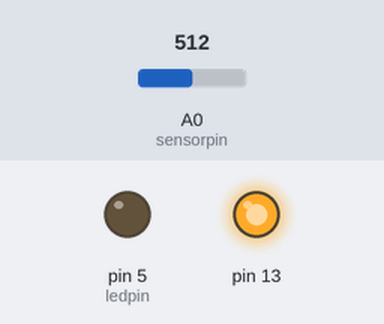
Bench run of a sketch on a simulated Arduino Uno, built with avr-gcc and run on an emulated ATmega328P. Shown: output pins drawn as LEDs (lit = HIGH). Inputs (shaded band) come from the test bench; at power-on: A0 (sensorpin) = 512.

Above: at 0.1 s.
At 6.2 s:
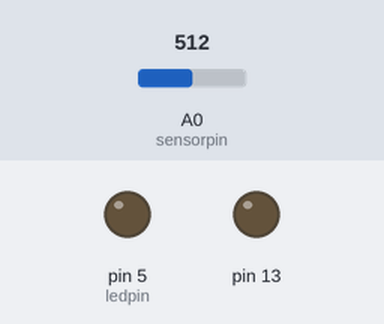
6.3 s: A0 (sensorpin) set to 306
At 7.7 s:
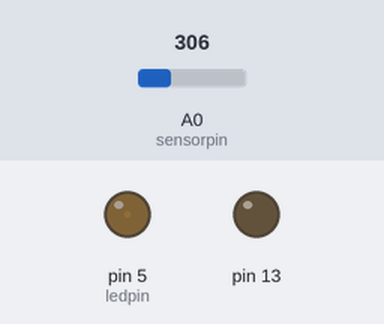
Timing chart, 0 to 9.3 s (numbered marks = the images above; inputs shaded):
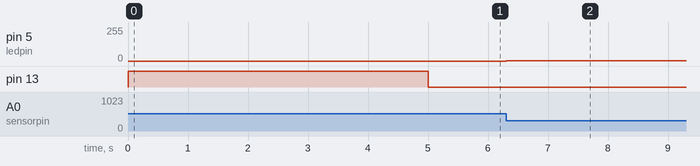

The sketch:

Calibration.ino
```cpp
const int sensorpin=A0;
const int ledpin=5;

int sensorval=0;
int sensorMin=1023;
int sensorMax=0;


void setup() {
pinMode(13,OUTPUT);
digitalWrite(13,HIGH);
while(millis()<5000){
  sensorval=analogRead(sensorpin);
  if(sensorval>sensorMax){
    sensorMax=sensorval;
  }
  if(sensorval<sensorMin){
    sensorMin=sensorval;
  }
}
digitalWrite(13,LOW);
}

void loop() {
 sensorval=analogRead(sensorpin);
 sensorval=map(sensorval,sensorMin,sensorMax,0,255);
 sensorval=constrain(sensorval,0,255);
 analogWrite(ledpin,sensorval);
}
```

Measured:
- after the input at 6.3 s, pin 5 (ledpin): 0/255 → 1/255 at once
